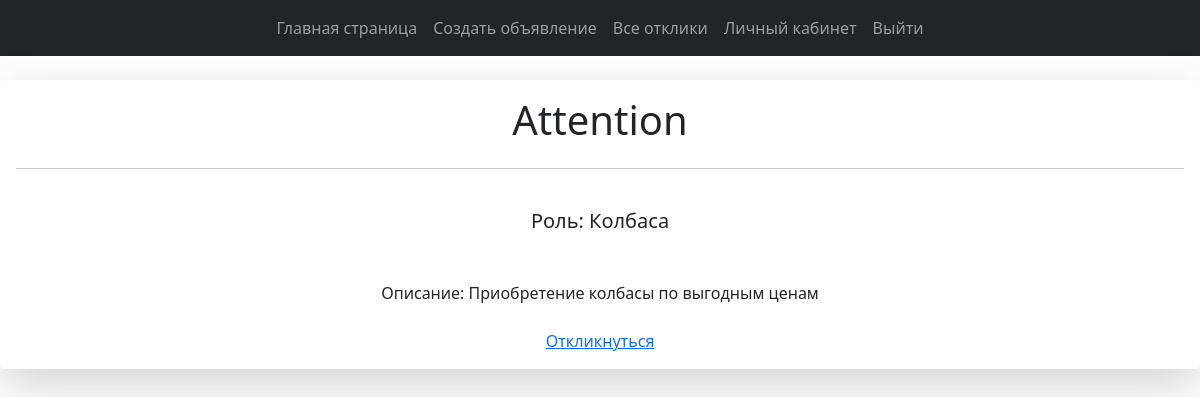
Screenshot of /posts/post/1/ (signed in) with the database file from the repository.
### usersapp/models.py (models this page shows, shortened)
class Post(models.Model):
    title = models.CharField(max_length=150)
    author = models.ForeignKey(to=User, on_delete=models.CASCADE)
    category = models.ForeignKey(to=Category, on_delete=models.CASCADE)
    description = models.TextField()
    created = models.DateTimeField(auto_now_add=True)
    updated = models.DateTimeField(auto_now=True)
    file_add = models.FileField(null=True, blank=True, upload_to="add_files")

class Category(models.Model):
    name = models.CharField(max_length=56, unique=True)
    def __str__(self) -> str:
        return self.name

### usersapp/views.py (the view)
# urls.py: path("post/<int:pk>/", PostDetailView.as_view(), name="post"),
class PostDetailView(DetailView):
    model = Post
    template_name = "usersapp/post.html"
    context_object_name = "post"

### usersapp/templates/usersapp/post.html (shortened to what this page needs)
{% extends 'usersapp/base.html' %}
{% block content %}
    <div class="card-body text-center my-4 card shadow-lg border-0 rounded-lg ">
        <h1 class="">{{ post.title }}</h1>
        <hr>
        <h5 class="my-4">Роль: {{ post.category }}</h5>
        <p class="my-4">Описание: {{ post.description }}</p>
        {% if user.is_authenticated and user != post.author %}
        <a href="{% url 'usersapp:comment_create' post.id %}">Откликнуться</a>
        {% endif %}
    </div>
{% endblock %}

### rows the page displays
Post: title "Attention", category "Колбаса", description "Приобретение колбасы по выгодным ценам"
